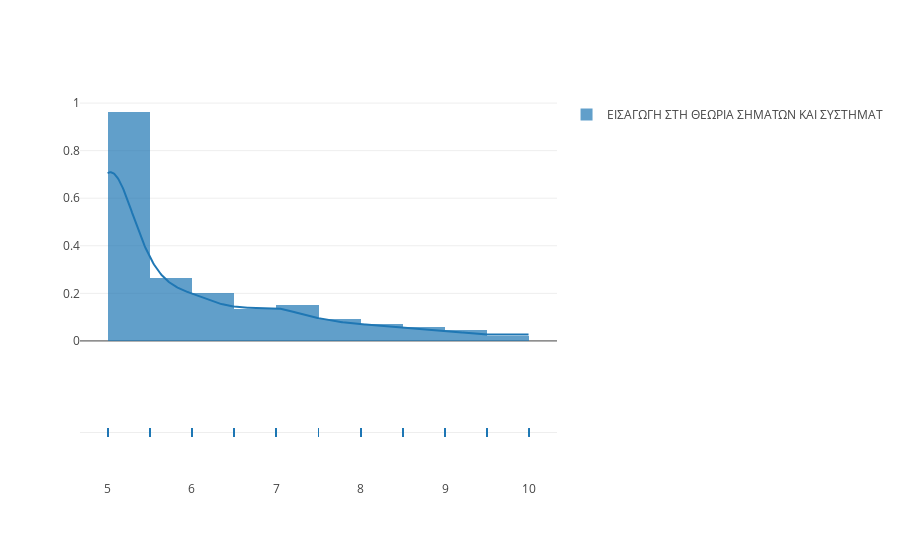

The code cell stored with this chart in its notebook:
### Markdown cell above
![Prob_distr](https://i.imgur.com/ubYhS9bl.png)

### Code cell
# Lets select only a course

work_graduates.columns
grade_list = prep_list(work_graduates[
    work_graduates['Μάθημα (Περιγραφή)'] == 'ΕΙΣΑΓΩΓΗ ΣΤΗ ΘΕΩΡΙΑ ΣΗΜΑΤΩΝ ΚΑΙ ΣΥΣΤΗΜΑΤ']["Σύμβολο βαθμού"])

fig = ff.create_distplot(
    [grade_list], ['ΕΙΣΑΓΩΓΗ ΣΤΗ ΘΕΩΡΙΑ ΣΗΜΑΤΩΝ ΚΑΙ ΣΥΣΤΗΜΑΤ'], bin_size=.5)
iplot(fig, filename='Basic Distplot')

### Figure 1 — Plotly figure (JSON) as saved in the notebook; plotly's stock layout.template omitted (floating-point values rounded to 4 significant figures; data arrays with more than 128 entries replaced by an {"elided": "..."} marker saying what was removed)
{"data": [{"autobinx": false, "histnorm": "probability density", "legendgroup": "ΕΙΣΑΓΩΓΗ ΣΤΗ ΘΕΩΡΙΑ ΣΗΜΑΤΩΝ ΚΑΙ ΣΥΣΤΗΜΑΤ", "marker": {"color": "rgb(31, 119, 180)"}, "name": "ΕΙΣΑΓΩΓΗ ΣΤΗ ΘΕΩΡΙΑ ΣΗΜΑΤΩΝ ΚΑΙ ΣΥΣΤΗΜΑΤ", "opacity": 0.7, "type": "histogram", "uid": "27f53dd6-8dd1-48b3-85f8-b60f27c26a75", "x": {"elided": "1824 float values"}, "xaxis": "x", "xbins": {"end": 10, "size": 0.5, "start": 5}, "yaxis": "y"}, {"legendgroup": "ΕΙΣΑΓΩΓΗ ΣΤΗ ΘΕΩΡΙΑ ΣΗΜΑΤΩΝ ΚΑΙ ΣΥΣΤΗΜΑΤ", "marker": {"color": "rgb(31, 119, 180)"}, "mode": "lines", "name": "ΕΙΣΑΓΩΓΗ ΣΤΗ ΘΕΩΡΙΑ ΣΗΜΑΤΩΝ ΚΑΙ ΣΥΣΤΗΜΑΤ", "showlegend": false, "type": "scatter", "uid": "4eea31f7-26b0-49a0-bfaa-324d4b4423d6", "x": {"elided": "500 float values"}, "xaxis": "x", "y": {"elided": "500 float values"}, "yaxis": "y"}, {"legendgroup": "ΕΙΣΑΓΩΓΗ ΣΤΗ ΘΕΩΡΙΑ ΣΗΜΑΤΩΝ ΚΑΙ ΣΥΣΤΗΜΑΤ", "marker": {"color": "rgb(31, 119, 180)", "symbol": "line-ns-open"}, "mode": "markers", "name": "ΕΙΣΑΓΩΓΗ ΣΤΗ ΘΕΩΡΙΑ ΣΗΜΑΤΩΝ ΚΑΙ ΣΥΣΤΗΜΑΤ", "showlegend": false, "type": "scatter", "uid": "7b0b9938-3f6e-4e0b-a8eb-6e125d159aa2", "x": {"elided": "1824 float values"}, "xaxis": "x", "y": {"elided": "1824 str values"}, "yaxis": "y2"}], "layout": {"barmode": "overlay", "hovermode": "closest", "legend": {"traceorder": "reversed"}, "xaxis": {"anchor": "y2", "domain": [0, 1], "zeroline": false}, "yaxis": {"anchor": "free", "domain": [0.35, 1], "position": 0}, "yaxis2": {"anchor": "x", "domain": [0, 0.25], "dtick": 1, "showticklabels": false}}}
